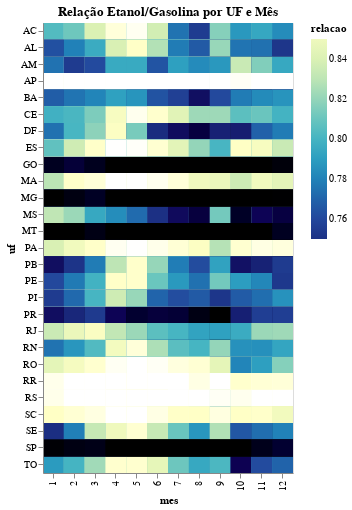

The cell this chart's notebook holds for it:
### Code cell
alt.Chart(df3).mark_rect().encode(
    y='uf:O',
    x='mes:O',
    color=alt.Color('relacao', scale=alt.Scale(scheme='yellowgreenblue', domain=[0.75, 0.85], reverse=True))
).properties(
    title="Relação Etanol/Gasolina por UF e Mês",
    width=250,
    height=450
)

### Figure 1 — Vega-Lite specification as saved in the notebook (floating-point values rounded to 4 significant figures; data arrays with more than 128 entries replaced by an {"elided": "..."} marker saying what was removed)
{"config": {"view": {"continuousWidth": 400, "continuousHeight": 300}}, "data": {"name": "data-ff0f05f58f48638b18096f8432d856ab"}, "mark": "rect", "encoding": {"color": {"field": "relacao", "scale": {"domain": [0.75, 0.85], "reverse": true, "scheme": "yellowgreenblue"}, "type": "quantitative"}, "x": {"field": "mes", "type": "ordinal"}, "y": {"field": "uf", "type": "ordinal"}}, "height": 450, "title": "Relação Etanol/Gasolina por UF e Mês", "width": 250, "$schema": "https://vega.github.io/schema/vega-lite/v4.17.0.json", "datasets": {"data-ff0f05f58f48638b18096f8432d856ab": {"elided": "1902 records"}}}
